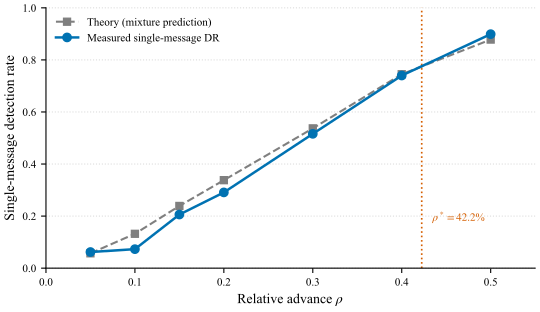

Generate this figure with Python:
# -*- coding: utf-8 -*-
"""Single-message DR vs theory; vertical line at rho*."""
from __future__ import print_function, division

import os
import sys

import numpy as np
import matplotlib.pyplot as plt

HERE = os.path.dirname(os.path.abspath(__file__))
sys.path.insert(0, HERE)

from _style import (  # noqa: E402
    FP_SM, C_OURS, C_LAB, C_TIME, apply_style, save, set_cjk, legend,
)


def main():
    apply_style()
    rho = np.array([0.05, 0.10, 0.15, 0.20, 0.30, 0.40, 0.50])
    # one-sided columns printed by `py -m tools.bound_curve` (slid/output/e4_bound_run.log)
    meas = np.array([0.062, 0.073, 0.206, 0.291, 0.516, 0.740, 0.899])
    theo = np.array([0.057, 0.132, 0.239, 0.338, 0.537, 0.745, 0.878])
    sigma = 0.236
    z = 2.326347874
    rho_star = 1.0 - np.exp(-sigma * z)

    fig, ax = plt.subplots(figsize=(5.6, 3.35))
    ax.plot(rho, theo, "s--", color=C_LAB, linewidth=1.5, markersize=5,
            label=u"Theory (mixture prediction)", zorder=2)
    ax.plot(rho, meas, "o-", color=C_OURS, linewidth=1.8, markersize=6,
            label=u"Measured single-message DR", zorder=3)
    ax.axvline(rho_star, color=C_TIME, linestyle=":", linewidth=1.2, zorder=1)
    ax.text(rho_star + 0.012, 0.18,
            u"$\\rho^*=42.2$%", color=C_TIME, fontproperties=FP_SM)
    ax.set_xlim(0.0, 0.55)
    ax.set_ylim(0.0, 1.0)
    ax.yaxis.grid(True, linestyle=":", color="#DDDDDD", zorder=0)
    ax.set_axisbelow(True)
    set_cjk(ax, xlabel=r"Relative advance $\rho$", ylabel=u"Single-message detection rate")
    legend(ax, loc="upper left")
    fig.tight_layout()
    save(fig, "fig_e4_rho")


if __name__ == "__main__":
    main()
